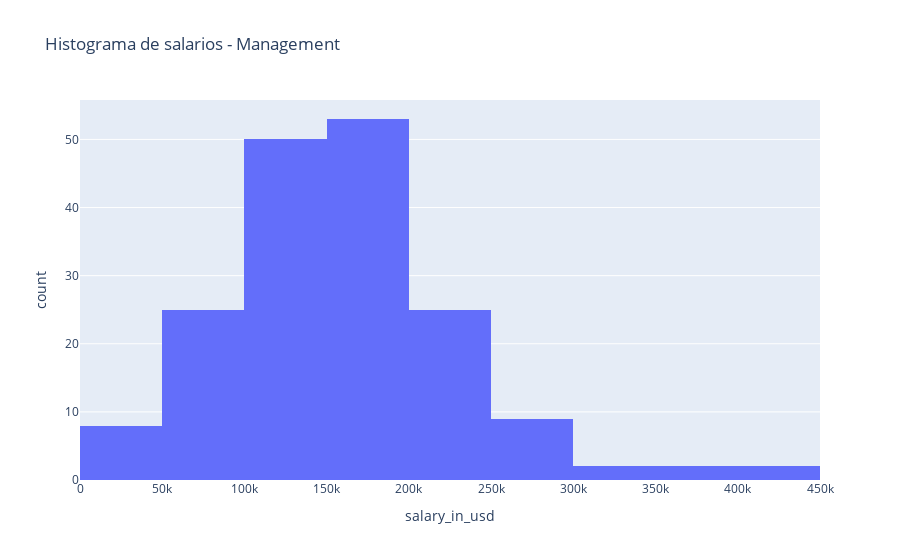
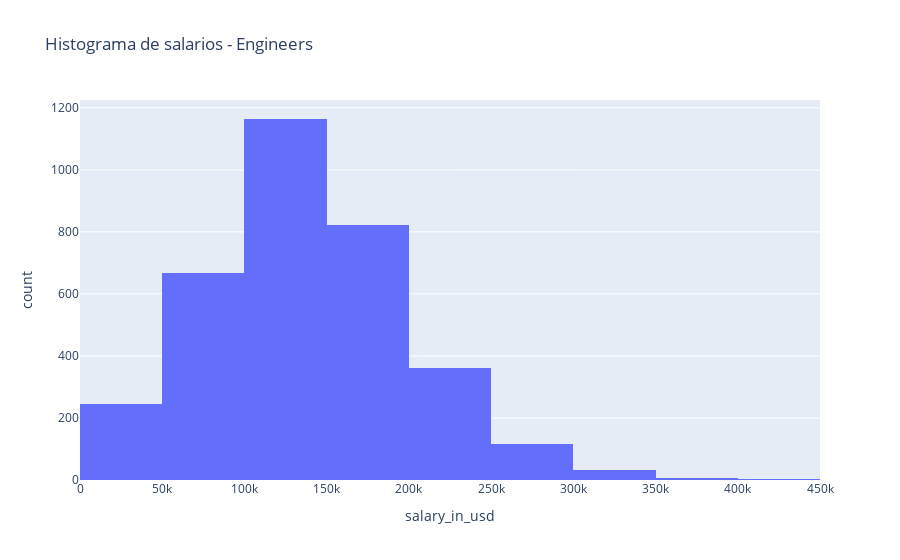
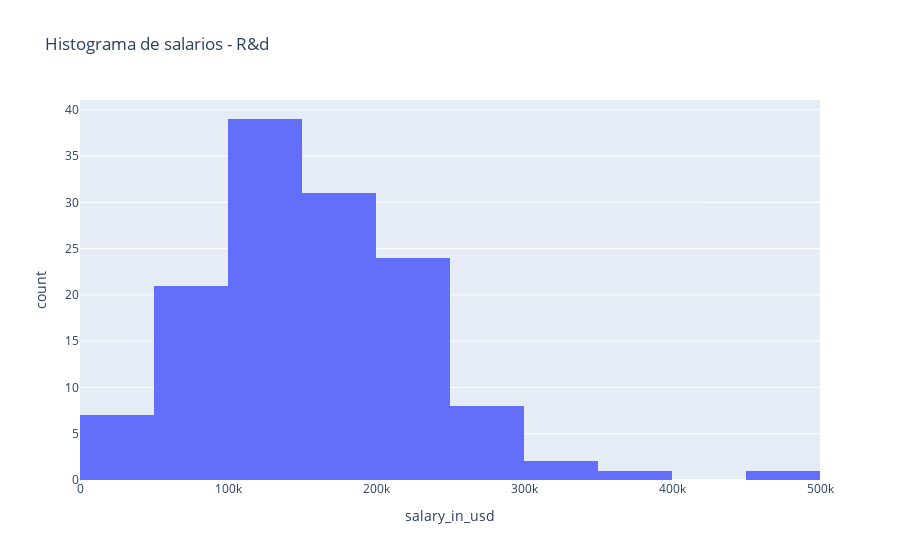

The cell these charts' notebook holds for them, in order:
### Markdown cell above
### **Visualizaciones exploratorias univariadas**

Crea dos tipos diferentes de visualizaciones univariadas. Cada visualización debe incluir una breve interpretación dentro del archivo de código

### Code cell
# Filter dataset by each job category and create a histogram for each
categories = df['job_title_simplified'].unique()
# Loop through each category to create a histogram
for category in categories:
    filtered_df = df[df['job_title_simplified'] == category]
    fig = px.histogram(filtered_df, x='salary_in_usd', nbins=10, title=f'Histograma de salarios - {category.capitalize()}')
    fig.show()

### Figure 1 — Plotly figure (JSON) as saved in the notebook; plotly's stock layout.template omitted (floating-point values rounded to 4 significant figures; data arrays with more than 128 entries replaced by an {"elided": "..."} marker saying what was removed)
{"data": [{"alignmentgroup": "True", "bingroup": "x", "hovertemplate": "salary_in_usd=%{x}<br>count=%{y}<extra></extra>", "legendgroup": "", "marker": {"color": "#636efa", "pattern": {"shape": ""}}, "name": "", "nbinsx": 10, "offsetgroup": "", "orientation": "v", "showlegend": false, "type": "histogram", "x": {"elided": "176 int values"}, "xaxis": "x", "yaxis": "y"}], "layout": {"barmode": "relative", "legend": {"tracegroupgap": 0}, "title": {"text": "Histograma de salarios - Management"}, "xaxis": {"anchor": "y", "domain": [0, 1], "title": {"text": "salary_in_usd"}}, "yaxis": {"anchor": "x", "domain": [0, 1], "title": {"text": "count"}}}}

### Figure 2 — Plotly figure (JSON) as saved in the notebook; plotly's stock layout.template omitted (floating-point values rounded to 4 significant figures; data arrays with more than 128 entries replaced by an {"elided": "..."} marker saying what was removed)
{"data": [{"alignmentgroup": "True", "bingroup": "x", "hovertemplate": "salary_in_usd=%{x}<br>count=%{y}<extra></extra>", "legendgroup": "", "marker": {"color": "#636efa", "pattern": {"shape": ""}}, "name": "", "nbinsx": 10, "offsetgroup": "", "orientation": "v", "showlegend": false, "type": "histogram", "x": {"elided": "3419 int values"}, "xaxis": "x", "yaxis": "y"}], "layout": {"barmode": "relative", "legend": {"tracegroupgap": 0}, "title": {"text": "Histograma de salarios - Engineers"}, "xaxis": {"anchor": "y", "domain": [0, 1], "title": {"text": "salary_in_usd"}}, "yaxis": {"anchor": "x", "domain": [0, 1], "title": {"text": "count"}}}}

### Figure 3 — Plotly figure (JSON) as saved in the notebook; plotly's stock layout.template omitted (floating-point values rounded to 4 significant figures; data arrays with more than 128 entries replaced by an {"elided": "..."} marker saying what was removed)
{"data": [{"alignmentgroup": "True", "bingroup": "x", "hovertemplate": "salary_in_usd=%{x}<br>count=%{y}<extra></extra>", "legendgroup": "", "marker": {"color": "#636efa", "pattern": {"shape": ""}}, "name": "", "nbinsx": 10, "offsetgroup": "", "orientation": "v", "showlegend": false, "type": "histogram", "x": {"elided": "134 int values"}, "xaxis": "x", "yaxis": "y"}], "layout": {"barmode": "relative", "legend": {"tracegroupgap": 0}, "title": {"text": "Histograma de salarios - R&d"}, "xaxis": {"anchor": "y", "domain": [0, 1], "title": {"text": "salary_in_usd"}}, "yaxis": {"anchor": "x", "domain": [0, 1], "title": {"text": "count"}}}}
